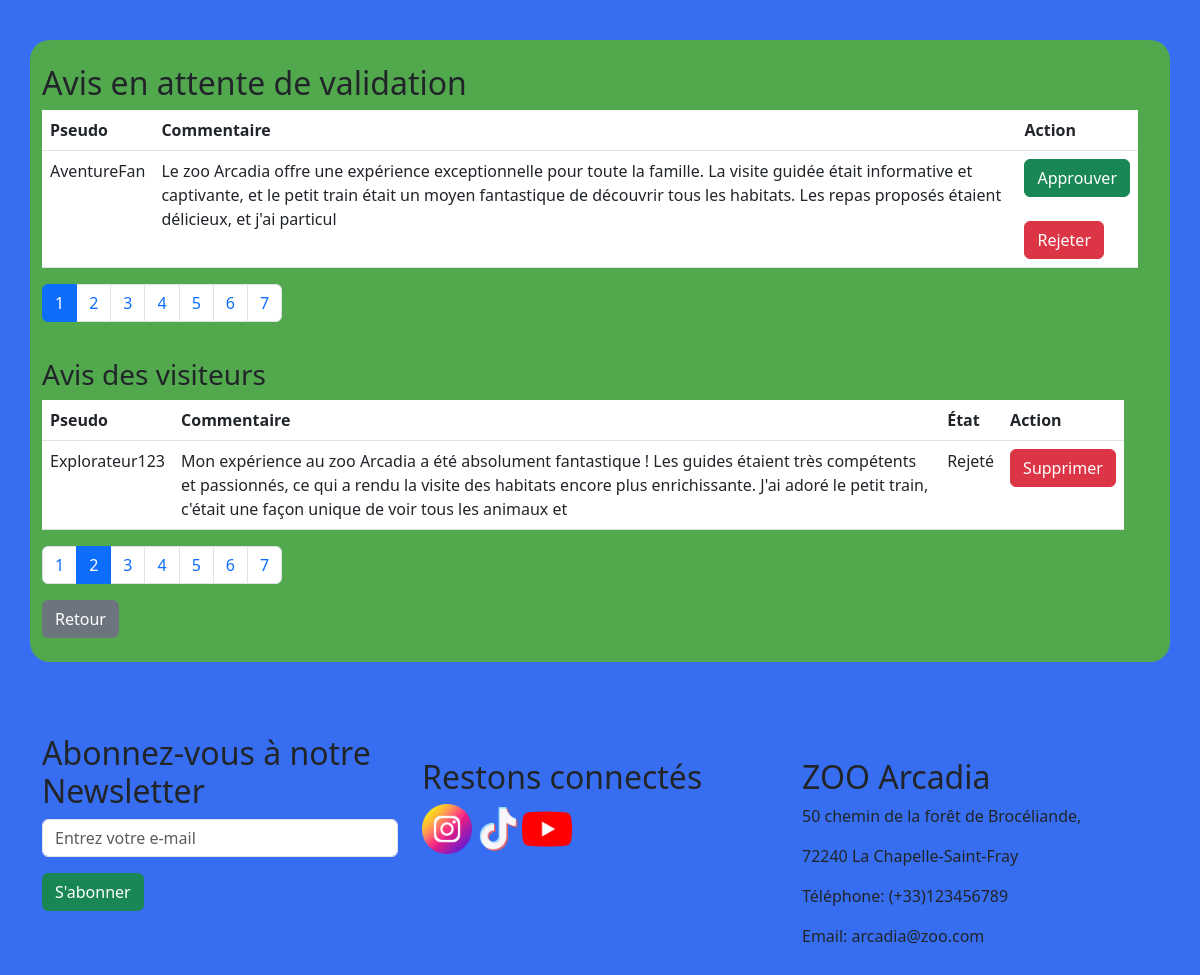
Page /avis_gestion.php?page_valides_et_rejetes=2 (signed in) on the committed database.
### tables this page shows
CREATE TABLE IF NOT EXISTS avis (
    avis_id INT AUTO_INCREMENT PRIMARY KEY,
    commentaire VARCHAR(255),
    isVisible TINYINT,
    pseudo VARCHAR(255)
);

### front/avis_admin_gestion.php (the view, shortened to what this page needs)
<?php
require_once('back/connect_bdd.php');
$sqlAttenteValidation = "SELECT * FROM avis WHERE isVisible = 0";
$resultAttenteValidation = $connexion->query($sqlAttenteValidation);
$avisParPageAttenteValidation = 1;
$totalAvisAttenteValidation = $resultAttenteValidation->num_rows;
$totalPagesAttenteValidation = ceil($totalAvisAttenteValidation / $avisParPageAttenteValidation);
$pageAttenteValidation = isset($_GET['page_attente_validation']) ? $_GET['page_attente_validation'] : 1;
$indiceDepartAttenteValidation = ($pageAttenteValidation - 1) * $avisParPageAttenteValidation;
$sqlAttenteValidation .= " LIMIT $indiceDepartAttenteValidation, $avisParPageAttenteValidation";
$resultAttenteValidation = $connexion->query($sqlAttenteValidation);
$sqlAvisValidesEtRejetes = "SELECT * FROM avis";
$resultAvisValidesEtRejetes = $connexion->query($sqlAvisValidesEtRejetes);
$avisParPageValidesEtRejetes = 1;
$totalAvisValidesEtRejetes = $resultAvisValidesEtRejetes->num_rows;
$totalPagesValidesEtRejetes = ceil($totalAvisValidesEtRejetes / $avisParPageValidesEtRejetes);
$pageValidesEtRejetes = isset($_GET['page_valides_et_rejetes']) ? $_GET['page_valides_et_rejetes'] : 1;
$indiceDepartValidesEtRejetes = ($pageValidesEtRejetes - 1) * $avisParPageValidesEtRejetes;
$sqlAvisValidesEtRejetes .= " LIMIT $indiceDepartValidesEtRejetes, $avisParPageValidesEtRejetes";
$resultAvisValidesEtRejetes = $connexion->query($sqlAvisValidesEtRejetes);
?>
    <div class="container" id="background2">
        <div class="row">
            <div class="column left">
                <br>
                <h2>Avis en attente de validation</h2>
                <?php if ($resultAttenteValidation->num_rows > 0) : ?>
                    <div class="table-responsive overflow-auto">
                        <table class="table" class="custom-form">
                            <thead>
                                <tr>
                                    <th>Pseudo</th>
                                    <th>Commentaire</th>
                                    <th>Action</th>
                                </tr>
                            </thead>
                            <tbody>
                                <?php while ($row = $resultAttenteValidation->fetch_assoc()) : ?>
                                    <tr>
                                        <td><?php echo $row['pseudo']; ?></td>
                                        <td class="commentaire"><?php echo $row['commentaire']; ?></td>
                                        <td>
                                            <form action="back/save_avis.php" method="GET">
                                                <button type="submit" class="btn btn-success" name="approve" value="1">Approuver</button>
                                            </form>
                                            <br>
                                            <form action="back/save_avis.php" method="GET">
                                                <button type="submit" class="btn btn-danger" name="approve" value="0">Rejeter</button>
                                            </form>
                                        </td>
                                    </tr>
                                <?php endwhile; ?>
                            </tbody>
                        </table>
                    </div>
                    <?php if ($totalPagesAttenteValidation > 1) : ?>
                        <nav aria-label="Page navigation example">
                            <ul class="pagination">
                                <?php for ($i = 1; $i <= $totalPagesAttenteValidation; $i++) : ?>
                                    <li class="page-item <?php if ($i == $pageAttenteValidation) echo 'active'; ?>"><a class="page-link" href="?page_attente_validation=<?php echo $i; ?>"><?php echo $i; ?></a></li>
                                <?php endfor; ?>
                            </ul>
                        </nav>
                    <?php endif; ?>
                <?php else : ?>
                    <p>Aucun avis en attente de validation.</p>
                <?php endif; ?>
            </div>
            <div class="column2">
                <div class="form-container2">
                    <?php if ($resultAvisValidesEtRejetes->num_rows > 0) : ?>
                        <h3>Avis des visiteurs</h3>
                        <div class="table-responsive overflow-auto">
                        <table class="table">
                            <thead>
                                <tr>
                                    <th>Pseudo</th>
                                    <th>Commentaire</th>
                                    <th>État</th>
                                    <th>Action</th>
                                </tr>
                            </thead>
                            <tbody>
                                <?php while ($row = $resultAvisValidesEtRejetes->fetch_assoc()) : ?>
                                    <tr>
                                        <td><?php echo $row['pseudo']; ?></td>
                                        <td class="commentaire"><?php echo $row['commentaire']; ?></td>
                                        <td><?php echo ($row['isVisible'] == 1) ? 'Approuvé' : 'Rejeté'; ?></td>
                                        <td>
                                            <form action="back/delete_avis.php" method="POST">
                                                <button type="submit" class="btn btn-danger" onclick="return confirm('Êtes-vous sûr de vouloir supprimer cet avis?')">Supprimer</button>
                                            </form>
                                        </td>
                                    </tr>
                                <?php endwhile; ?>
                            </tbody>
                        </table>
                        </div>
                        <?php if ($totalPagesValidesEtRejetes > 1) : ?>
                            <nav aria-label="Page navigation example">
                                <ul class="pagination">
                                    <?php for ($i = 1; $i <= $totalPagesValidesEtRejetes; $i++) : ?>
                                        <li class="page-item <?php if ($i == $pageValidesEtRejetes) echo 'active'; ?>"><a class="page-link" href="?page_valides_et_rejetes=<?php echo $i; ?>"><?php echo $i; ?></a></li>
                                    <?php endfor; ?>
                                </ul>
                            </nav>
                        <?php endif; ?>
                    <?php endif; ?>
                </div>
                <a href="<?php
    if ($_SESSION['role'] == 'Administrateur') {
        echo "admin.php";
    } elseif ($_SESSION['role'] == 'Employé') {
        echo "employe.php";
    } elseif ($_SESSION['role'] == 'Vétérinaire') {
        echo "veterinaire.php";
    }
?>" class="btn btn-secondary btn-block">Retour</a><br><br>
            </div>
    </div>

### front/css/style.css (style rules this page uses)
body { background-color: rgb(55, 110, 241); }
.commentaire { word-break: break-word; }
.container { flex-direction: row; display: flex; flex-direction: column; gap: 20px; }
.column.left { margin-right: 20px; }
.column { flex: 1; }
.column2 { width: 97%; }
.form-container2 { margin-top: 20px; }
#background2 { background-color: rgb(82, 169, 77); border-radius: 20px; }

### rows in the picture
avis: pseudo "AventureFan", commentaire "Le zoo Arcadia offre une expérience exceptionnelle pour toute la famille. La visite guidée était informative et captivante, et le petit train était un moyen fantastique de découvrir tous les habitats. Les repas proposés étaient délicieux, et j'ai particul"
avis: pseudo "Explorateur123", commentaire "Mon expérience au zoo Arcadia a été absolument fantastique ! Les guides étaient très compétents et passionnés, ce qui a rendu la visite des habitats encore plus enrichissante. J'ai adoré le petit train, c'était une façon unique de voir tous les animaux et", isVisible "Rejeté"
